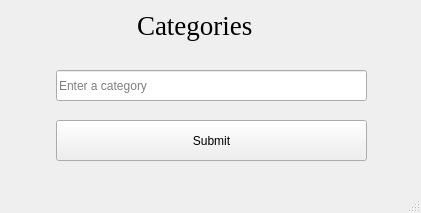
<?xml version="1.0" encoding="UTF-8"?>
<ui version="4.0">
 <class>MainWindow</class>
 <widget class="QMainWindow" name="MainWindow">
  <property name="geometry">
   <rect>
    <x>0</x>
    <y>0</y>
    <width>421</width>
    <height>213</height>
   </rect>
  </property>
  <property name="windowTitle">
   <string>MainWindow</string>
  </property>
  <widget class="QWidget" name="centralwidget">
   <widget class="QLabel" name="category_lablel">
    <property name="geometry">
     <rect>
      <x>137</x>
      <y>0</y>
      <width>141</width>
      <height>51</height>
     </rect>
    </property>
    <property name="font">
     <font>
      <family>Times New Roman</family>
      <pointsize>20</pointsize>
     </font>
    </property>
    <property name="text">
     <string>Categories</string>
    </property>
   </widget>
   <widget class="QLineEdit" name="category_lineedit">
    <property name="geometry">
     <rect>
      <x>56</x>
      <y>70</y>
      <width>311</width>
      <height>31</height>
     </rect>
    </property>
    <property name="placeholderText">
     <string>Enter a category</string>
    </property>
   </widget>
   <widget class="QPushButton" name="category_submit">
    <property name="geometry">
     <rect>
      <x>56</x>
      <y>120</y>
      <width>311</width>
      <height>41</height>
     </rect>
    </property>
    <property name="text">
     <string>Submit</string>
    </property>
   </widget>
  </widget>
  <widget class="QMenuBar" name="menubar">
   <property name="geometry">
    <rect>
     <x>0</x>
     <y>0</y>
     <width>421</width>
     <height>25</height>
    </rect>
   </property>
  </widget>
  <widget class="QStatusBar" name="statusbar"/>
 </widget>
 <resources/>
 <connections/>
</ui>
